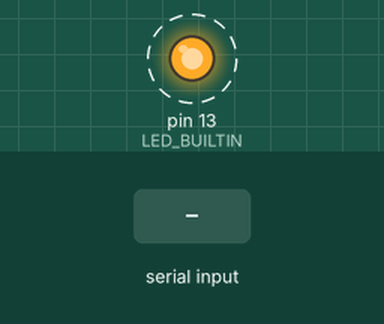
Recording of a program running on a simulated Arduino Uno, built with avr-gcc and run on an emulated ATmega328P. Parts: output pins drawn as LEDs (lit = HIGH). Dashed ring = blinking. The test bench sets the inputs (shaded band). What the program prints to the serial monitor is not drawn.

Above: at 1.2 s.
1.3 s: "90,45,200\n" received over Serial
3.5 s: "1,90,45\n" received over Serial
Timing chart, 0 to 11.5 s (numbered marks = the images above; inputs shaded):
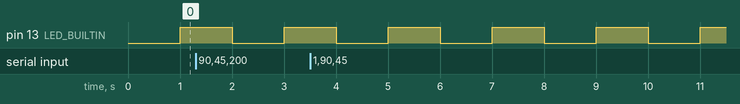

The program:

main.cpp
```cpp
#include <Arduino.h>

long last_time = 0;
bool blink_mode = 0;
// put function declarations here:
int add(int, int);
int multiply(int, int);
void blink(bool mode);

void setup() {
  Serial.begin(9600);
  pinMode(LED_BUILTIN, OUTPUT);
}

void loop() {
  if(millis() - last_time >= 1000) {
    last_time = millis();
    if(blink_mode == 0) {
      blink_mode = 1;
      blink(blink_mode);
    } else {
      blink_mode = 0;
      blink(blink_mode);
    }
  }
  Serial.println("what Function do you want to use?");
  Serial.println("1: add");
  Serial.println("2: multiply");
  while (Serial.available() == 0) {
    if(millis() - last_time >= 1000) {
      last_time = millis();
      if(blink_mode == 0) {
        blink_mode = 1;
        blink(blink_mode);
      } else {
        blink_mode = 0;
        blink(blink_mode);
      }
    }
  }
  int mode = Serial.parseInt();
  while (Serial.available() > 0) {
    Serial.read();
  }
  Serial.println("whats the first number?");
  while (Serial.available() == 0) {
    if(millis() - last_time >= 1000) {
      last_time = millis();
      if(blink_mode == 0) {
        blink_mode = 1;
        blink(blink_mode);
      } else {
        blink_mode = 0;
        blink(blink_mode);
      }
    }
  }
  int num1 = Serial.parseInt();
  while (Serial.available() > 0) {
    Serial.read();
  }
  Serial.println("whats the second number?");
  while (Serial.available() == 0) {
    if(millis() - last_time >= 1000) {
      last_time = millis();
      if(blink_mode == 0) {
        blink_mode = 1;
        blink(blink_mode);
      } else {
        blink_mode = 0;
        blink(blink_mode);
      }
    }
  }
  int num2 = Serial.parseInt();
  while (Serial.available() > 0) {
    Serial.read();
  }

  if(mode == 1) {
    int result = add(num1,num2);
    Serial.print("The result of the addition is: ");
    Serial.println(result);
  } else if(mode == 2) {
    int result = multiply(num1, num2);
    Serial.print("The result of the multiplication is: ");
    Serial.println(result);
  }
}

// put function definitions here:
int add(int x, int y) {
  int sum = x + y;
  return sum;
}

int multiply(int x, int y) {
  return x*y;
}

void blink(bool mode) {
 if(mode == 1) {
   digitalWrite(LED_BUILTIN, HIGH);
 } else if(mode == 0) {
   digitalWrite(LED_BUILTIN, LOW);
 }
}
```

Measured:
- by itself, pin 13 (LED_BUILTIN): alternates HIGH for 1.0 s and LOW for 1.0 s
